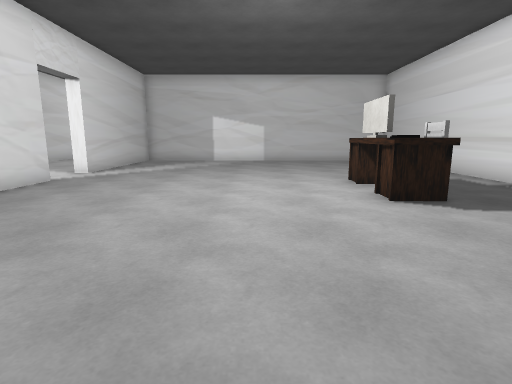
view 1 (above)

21 first-person views from a walk through a Unity game level. The camera is 1.3 m above the floor, tilts 10° down and sees 80° across. Doors are open. The floor is counted in squares, 1 m on a side. Each view is taken from the middle of a square. On the plan, view 1 faces up. The plan holds only what a view shows up to about 14 squares ahead; the rest is blank. The place goes on beyond the plan. The player is left out. Some surface patterns are stand-ins.

view 2
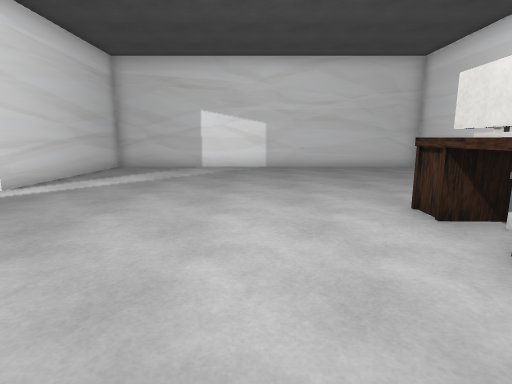

view 3
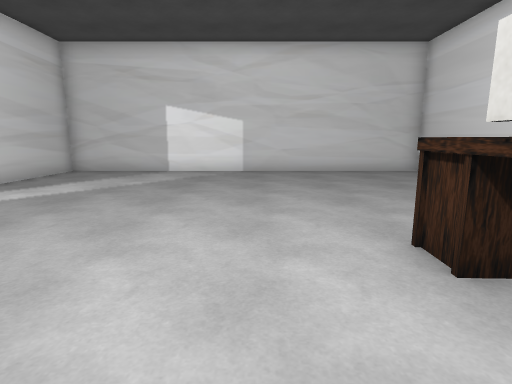

view 4
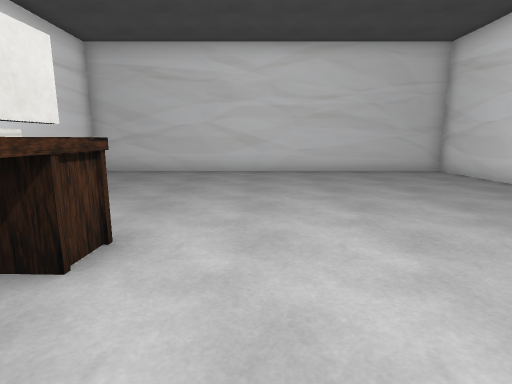

view 5
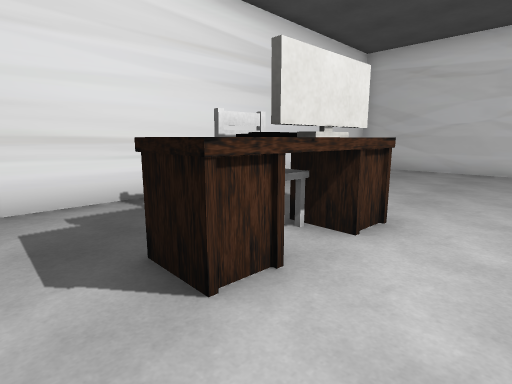

view 6
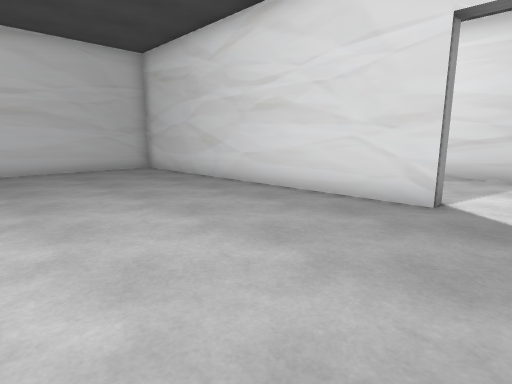

view 7
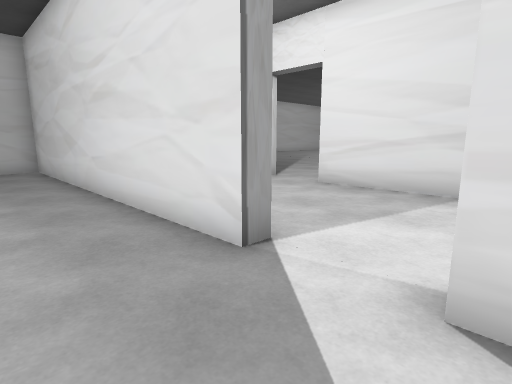

view 8
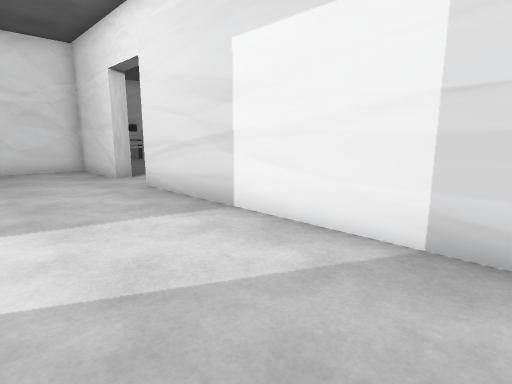

view 9
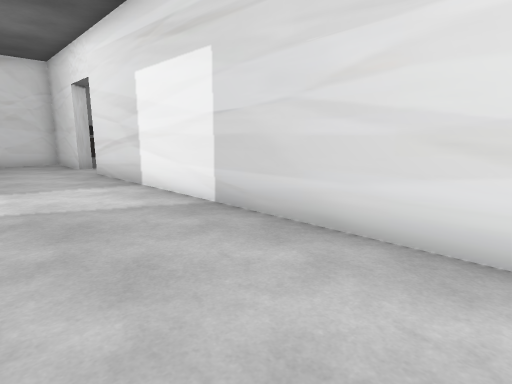

view 10
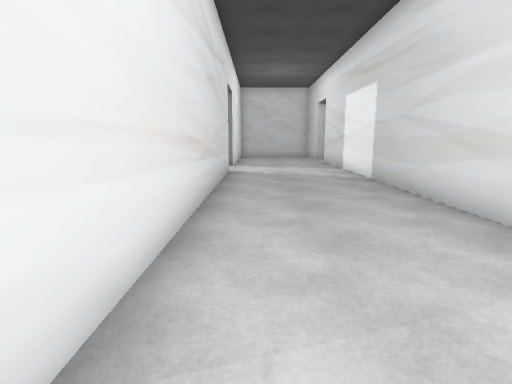

view 11
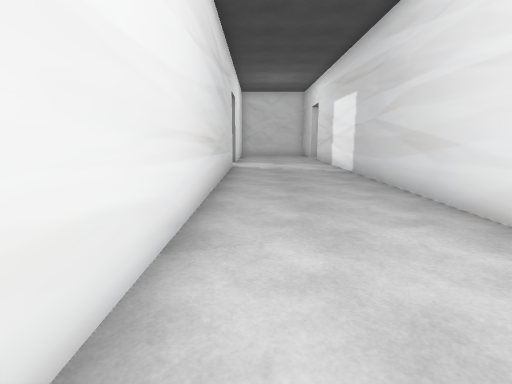

view 12
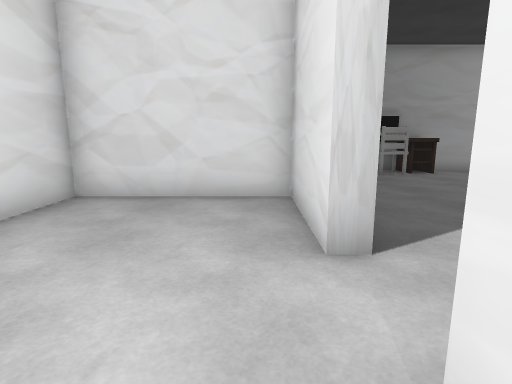

view 13
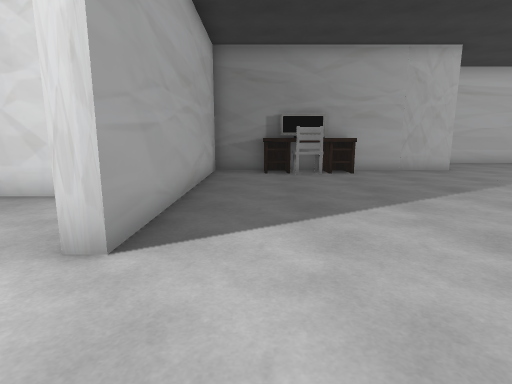

view 14
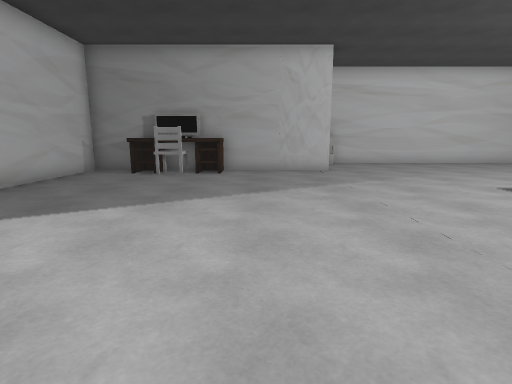

view 15
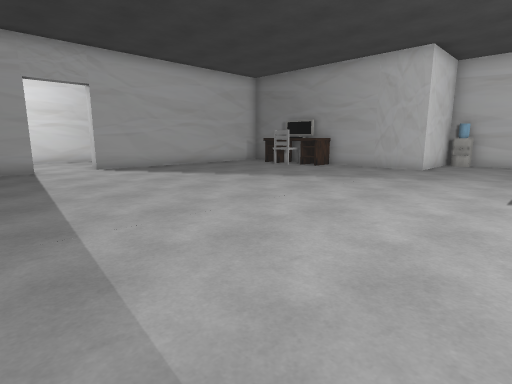

view 16
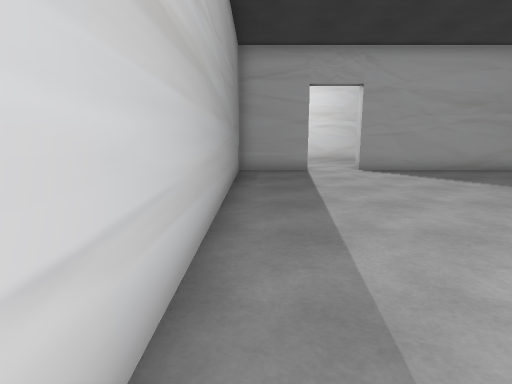

view 17
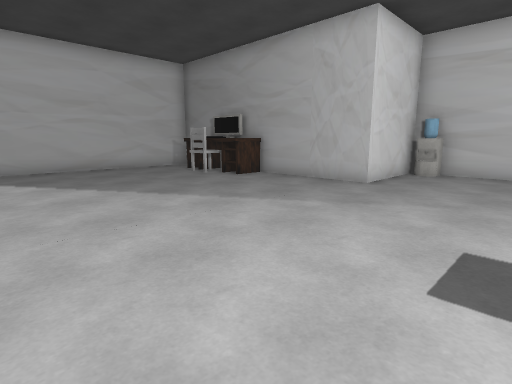

view 18
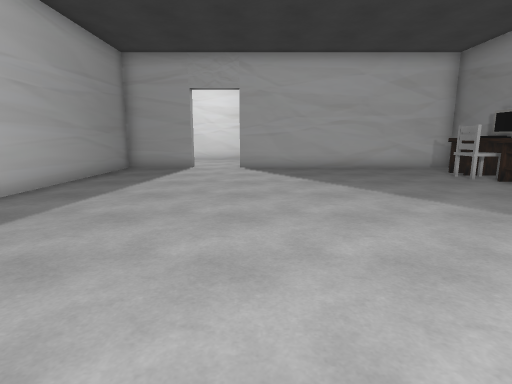

view 19
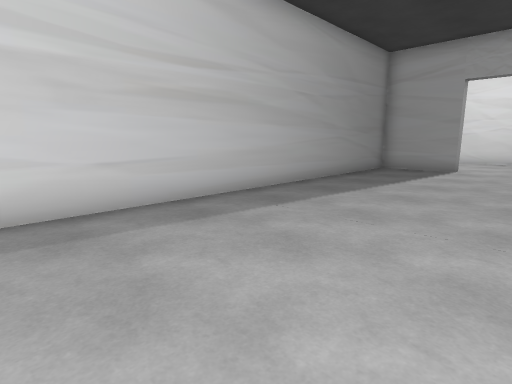

view 20
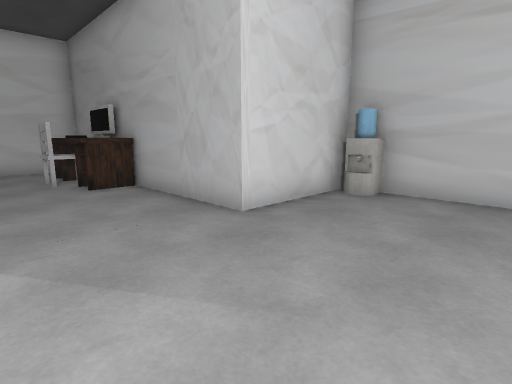

view 21
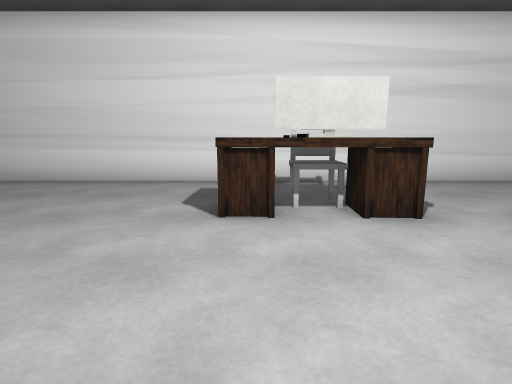

### Floor plan
Points are (right, up) in squares from view 1. A wall is a line through its corners. A room is listed if a view was taken in it or the views show most of it. See-through windows are left out.
Room 1 (views 1, 2, 3, 4, 5, 6, 7, 21)
walls: (-7, 9.4) (-6.4, 9.4) (-6.4, -2.2) (7.5, -2.2) (7.5, 18.2) (-6.4, 18.2) (-6.4, 11.5)
ways out: open door at (-7, 10.5) to room 2
objects: other object (3, 6) to (4, 9)
Room 2 (views 8, 9, 10, 11, 12)
walls: (-11.8, 21.6) (-11.8, 6.9); (-6.9, 11.5) (-6.9, 24.9); (-11.8, 4.7) (-11.8, 1.2) (-6.9, 1.2) (-6.9, 3.2)
ways out: open door at (-7, 10.5) to room 1; open door at (-12, 6) to room 3
Room 3 (views 13, 14, 15, 16, 17, 18, 19, 20)
walls: (-12.3, 6.9) (-12.3, 9.7) (-25.6, 9.7); (-25.5, -8.3) (-22, -8.3) (-22, -4.6) (-12.3, -4.6) (-12.3, 4.7)
ways out: open door at (-12, 6) to room 2
objects: water cooler (-23, -8); desk (-17, -4) to (-15, -4); chair (-16, -3)

Where each view was taken, in squares from view 1:
view 1: 0 up, 0 right, facing up
view 2: 4 up, 0 right, facing up
view 3: 6 up, 1 right, facing up
view 4: 10 up, 1 right, facing down
view 5: 11 up, 1 right, facing down-right
view 6: 11 up, 0 right, facing down-left
view 7: 12 up, 4 left, facing down-left
view 8: 15 up, 8 left, facing down-left
view 9: 19 up, 8 left, facing down-left
view 10: 24 up, 8 left, facing down
view 11: 26 up, 8 left, facing down
view 12: 8 up, 11 left, facing down
view 13: 8 up, 14 left, facing down
view 14: 8 up, 19 left, facing down
view 15: 9 up, 26 left, facing down-right
view 16: 9 up, 25 left, facing right
view 17: 4 up, 26 left, facing down-right
view 18: 4 up, 26 left, facing right
view 19: 4 up, 26 left, facing up-right
view 20: 1 down, 26 left, facing down-right
view 21: 9 up, 2 left, facing right
